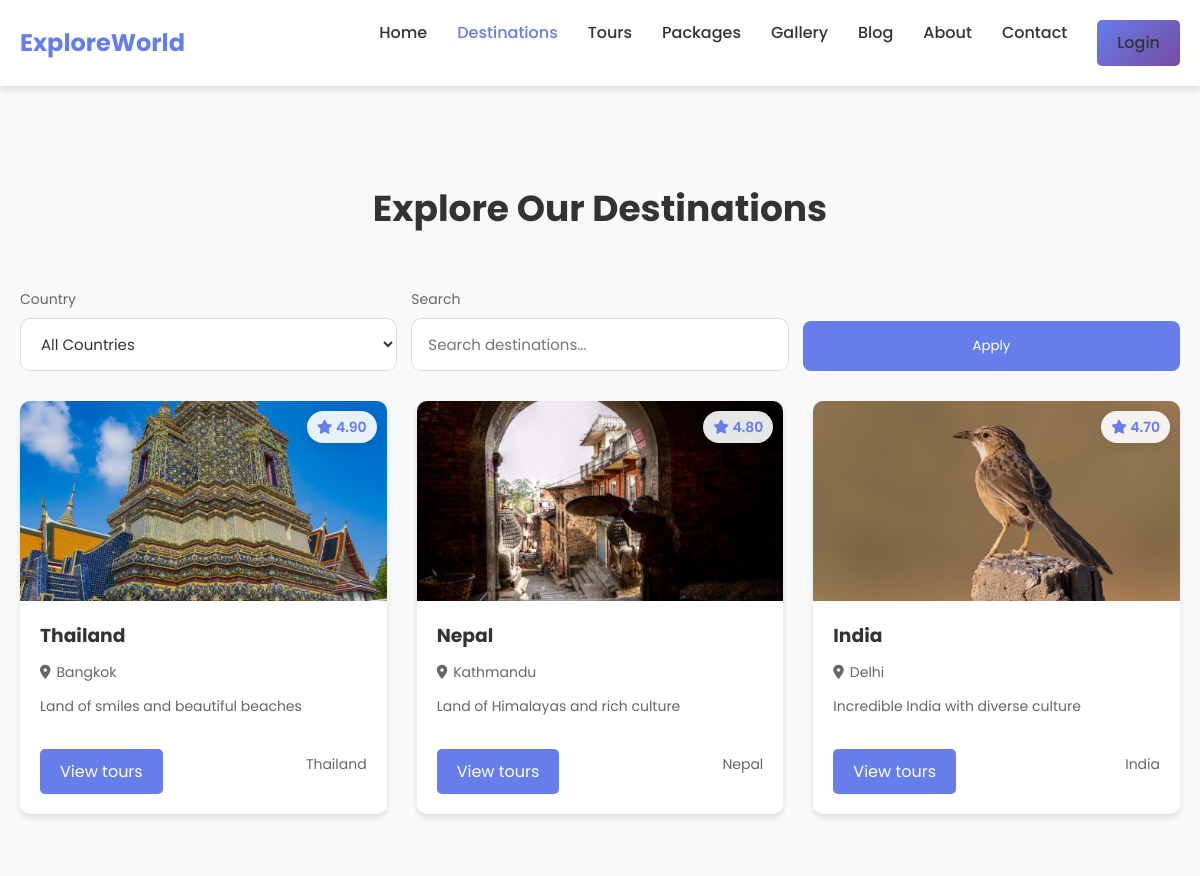
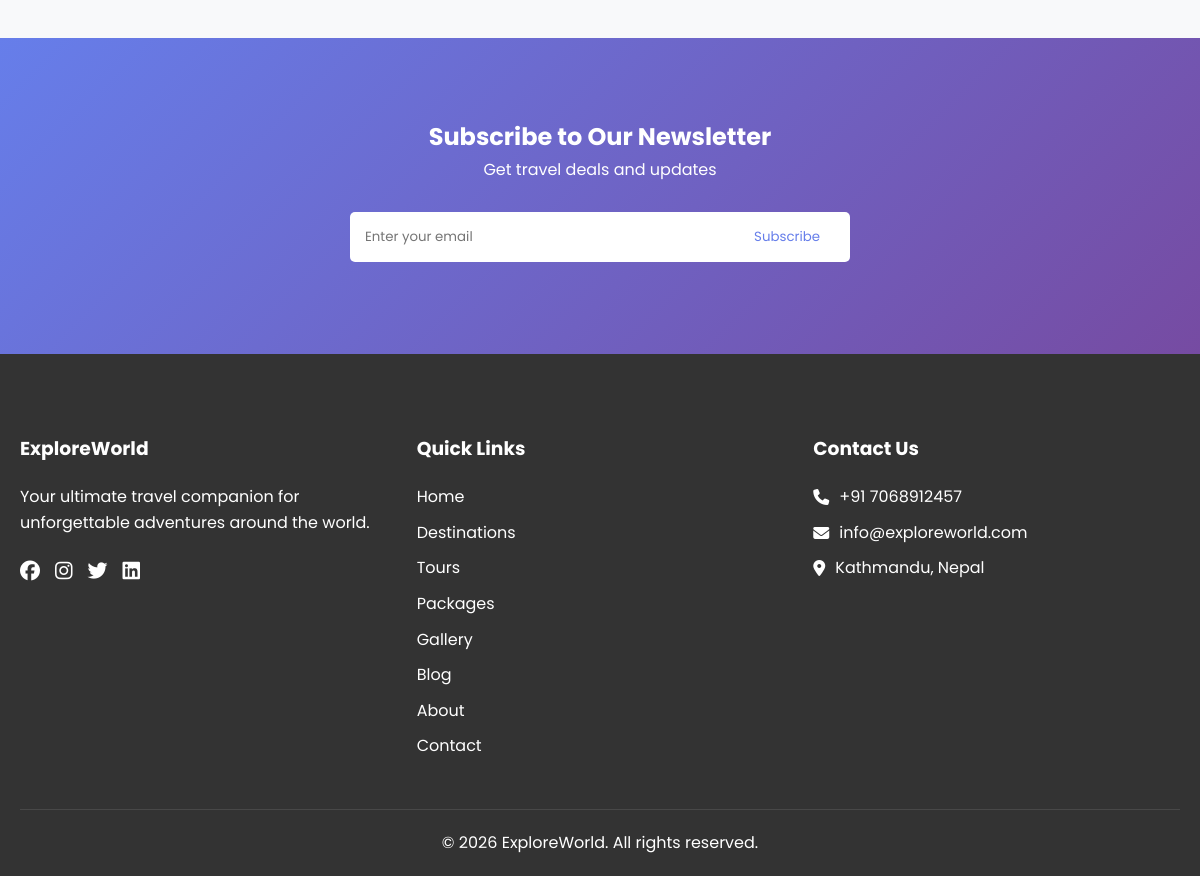
Page /destinations.php on the committed database (2 pictures, top to bottom).
### tables this page shows
CREATE TABLE IF NOT EXISTS destinations (
    id INT AUTO_INCREMENT PRIMARY KEY,
    name VARCHAR(100) NOT NULL,
    description TEXT,
    location VARCHAR(255),
    country VARCHAR(100),
    image_url VARCHAR(255),
    rating DECIMAL(3,2),
    created_at TIMESTAMP DEFAULT CURRENT_TIMESTAMP
);

### includes/init.php (called while the page is built, shortened)
<?php
require_once __DIR__ . '/../config/database.php';
function url_path(string $path): string {
    return BASE_URL . '/' . ltrim($path, '/');
}
function e(string $value): string {
    return htmlspecialchars($value, ENT_QUOTES, 'UTF-8');
}
?>

### config/database.php (called while the page is built, shortened)
<?php
$isDevelopment = getenv('APP_ENV') === 'development';
try {
    $conn = new mysqli(DB_HOST, DB_USER, DB_PASS, DB_NAME);
} catch (Exception $e) {
    error_log("Database connection error: " . $e->getMessage());
    if ($isDevelopment) {
        die("Database connection error: " . htmlspecialchars($e->getMessage(), ENT_QUOTES, 'UTF-8'));
    }
    die("We're experiencing technical difficulties. Please try again later.");
}
function execute_query($sql, $types = "", $params = []) {
    global $conn;
    try {
        $stmt = $conn->prepare($sql);
        if (!$stmt->execute()) {
            throw new Exception("Execute failed: " . $stmt->error);
        }
        return $stmt;
    } catch (Exception $e) {
        error_log("Query execution error: " . $e->getMessage());
        return false;
    }
}
function get_results($stmt) {
    $result = $stmt->get_result();
    $rows = [];
    while ($row = $result->fetch_assoc()) {
        $rows[] = $row;
    }
    return $rows;
}
?>

### destinations.php (the view, shortened to what this page needs)
<?php
require_once __DIR__ . '/includes/header.php';
$q = isset($_GET['q']) ? trim((string)$_GET['q']) : '';
$types = '';
$params = [];
$sql = "SELECT id, name, description, location, country, image_url, rating FROM destinations";
$sql .= " ORDER BY rating DESC, id ASC";
$stmt = execute_query($sql, $types, $params);
$destinations = $stmt ? get_results($stmt) : [];
?>
<section class="destinations-page">
  <div class="container">
    <h1 class="section-title">Explore Our Destinations</h1>
    <div class="filter-section">
      <form method="get" style="display:grid; grid-template-columns: repeat(auto-fit, minmax(220px, 1fr)); gap: 14px;">
        <div class="filter-group">
          <label for="country">Country</label>
          <select id="country" name="country">
            <option value="">All Countries</option>
          </select>
        </div>
        <div class="filter-group">
          <label for="q">Search</label>
          <input type="text" id="q" name="q" placeholder="Search destinations..." value="<?php echo e($q); ?>">
        </div>
        <div class="filter-group" style="align-self:end;">
          <button class="btn-search" type="submit" style="border-radius:8px;">Apply</button>
        </div>
      </form>
    </div>
    <div class="destination-grid">
      <?php foreach ($destinations as $d): ?>
        <div class="destination-card">
          <div class="destination-image" style="position:relative; height:200px; overflow:hidden;">
            <img src="<?php echo e(url_path($d['image_url'] ?: 'assets/images/nepal.svg')); ?>" alt="<?php echo e($d['name']); ?>" style="width:100%; height:100%; object-fit:cover;">
            <?php if (!is_null($d['rating'])): ?>
              <div class="destination-rating" style="position:absolute; top:10px; right:10px; background:rgba(255,255,255,0.9); padding:5px 10px; border-radius:20px; font-size:14px; font-weight:600; color:var(--primary-color);">
                <i class="fas fa-star"></i> <?php echo e((string)$d['rating']); ?>
              </div>
            <?php endif; ?>
          </div>
          <div class="destination-content" style="padding:20px;">
            <h3 style="margin-bottom:10px;"><?php echo e($d['name']); ?></h3>
            <div class="destination-location" style="display:flex; align-items:center; gap:6px; color:var(--light-text); font-size:14px; margin-bottom: 12px;">
              <i class="fas fa-map-marker-alt"></i> <?php echo e($d['location'] ?: $d['country']); ?>
            </div>
            <p class="destination-description" style="color:var(--light-text); font-size:14px; margin-bottom: 16px; line-height:1.6;">
              <?php echo e(mb_strimwidth((string)($d['description'] ?? ''), 0, 140, '...')); ?>
            </p>
            <div class="destination-actions" style="display:flex; justify-content:space-between; align-items:center;">
              <a href="<?php echo e(url_path('tours.php?country=' . urlencode((string)$d['country']))); ?>" class="btn-explore">View tours</a>
              <div class="destination-price" style="font-size:14px; color:var(--light-text);">
                <?php echo e($d['country'] ?: ''); ?>
              </div>
            </div>
          </div>
        </div>
      <?php endforeach; ?>
    </div>
  </div>
</section>
<?php require_once __DIR__ . '/includes/footer.php'; ?>

### assets/css/style.css (style rules this page uses)
html { scroll-behavior: smooth; }
:root { --primary-color: #667eea; --secondary-color: #764ba2; --text-color: #333; --light-text: #666; --white: #fff; --background: #f8f9fa; --border-color: #ddd; --shadow: 0 4px 6px rgba(0, 0, 0, 0.1); --transition: all 0.3s ease; }
* { margin: 0; padding: 0; box-sizing: border-box; font-family: 'Poppins', sans-serif; }
body { line-height: 1.6; color: var(--text-color); background-color: var(--background); padding-top: 100px; }
.container { max-width: 1200px; margin: 0 auto; padding: 0 20px; }
.btn-search { background: var(--primary-color); color: var(--white); border: none; padding: 15px 30px; border-radius: 0 5px 5px 0; cursor: pointer; transition: var(--transition); }
.section-title { text-align: center; margin-bottom: 50px; font-size: 36px; color: var(--text-color); }
.destination-grid { display: grid; grid-template-columns: repeat(auto-fit, minmax(300px, 1fr)); gap: 30px; }
.destination-card { background: var(--white); border-radius: 10px; overflow: hidden; box-shadow: var(--shadow); transition: var(--transition); }
.destination-card img { width: 100%; height: 200px; object-fit: cover; }
.btn-explore { display: inline-block; padding: 10px 20px; background: var(--primary-color); color: var(--white); text-decoration: none; border-radius: 5px; margin-top: 15px; transition: var(--transition); }
.destinations-page { padding: 80px 0 100px; }
.filter-section { margin-bottom: 30px; }
.filter-group { display: flex; flex-direction: column; gap: 8px; }
.filter-group label { font-size: 14px; color: var(--light-text); }
.filter-group input, .filter-group select, .filter-group textarea { width: 100%; padding: 14px 16px; border: 1px solid var(--border-color); border-radius: 10px; background: var(--white); color: var(--text-color); font-size: 15px; transition: border-color 0.2s ease; }
.destination-actions { display: flex; align-items: center; justify-content: space-between; gap: 12px; }
.destination-rating { position: absolute; top: 12px; right: 12px; background: rgba(255,255,255,.95); padding: 8px 12px; border-radius: 999px; font-size: 13px; font-weight: 700; color: var(--primary-color); box-shadow: 0 4px 12px rgba(0,0,0,0.08); }

### rows in the picture
destinations: image_url (picture), rating "4.90", name "Thailand", location "Bangkok", description "Land of smiles and beautiful beaches", country "Thailand"
destinations: image_url (picture), rating "4.80", name "Nepal", location "Kathmandu", description "Land of Himalayas and rich culture", country "Nepal"
destinations: image_url (picture), rating "4.70", name "India", location "Delhi", description "Incredible India with diverse culture", country "India"
